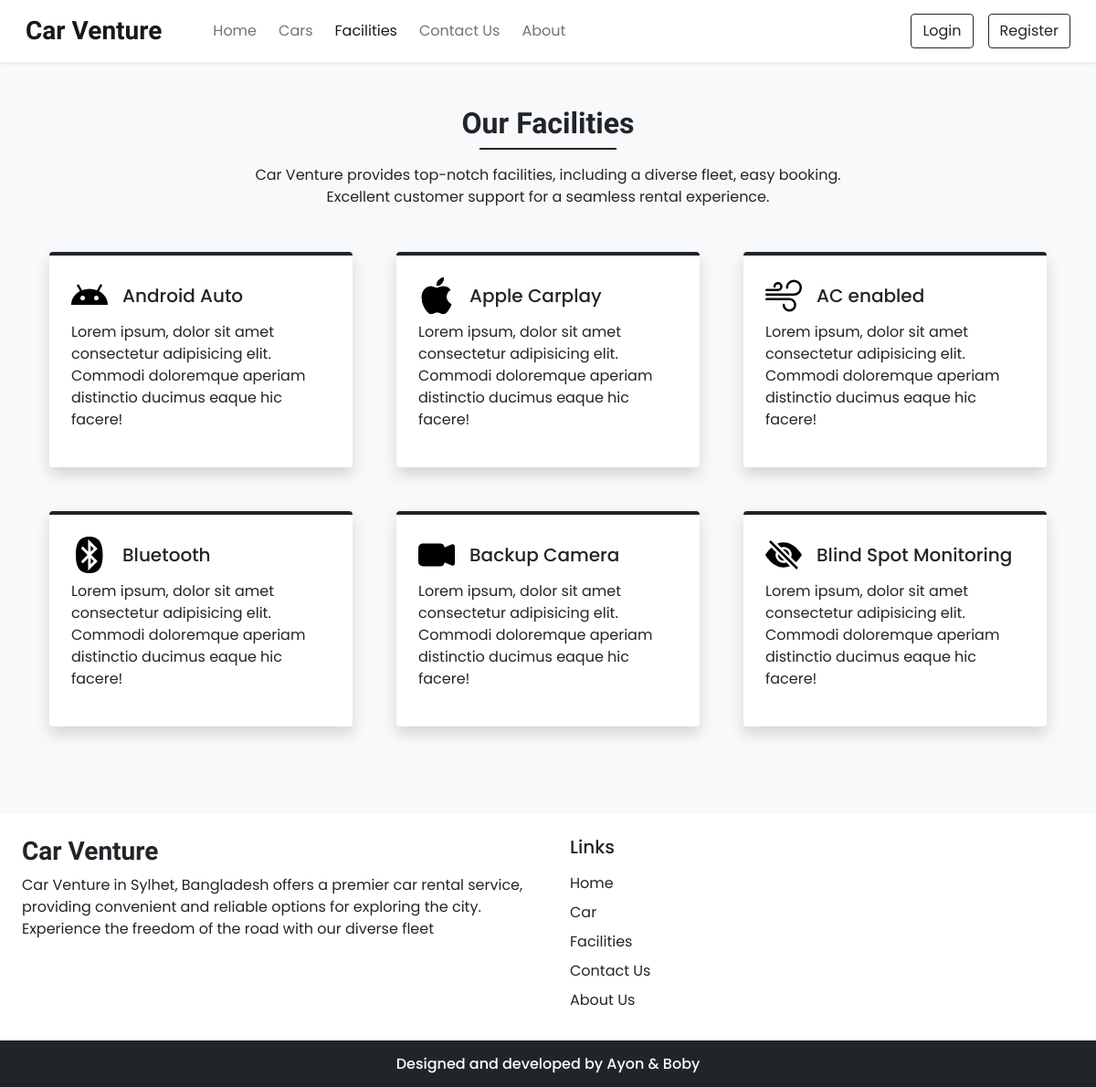
Screenshot of /facilities.php with the database file from the repository.
### tables this page shows
CREATE TABLE `settings` (
  `sr_no` int(11) NOT NULL,
  `site_title` varchar(50) NOT NULL,
  `site_about` varchar(250) NOT NULL,
  `shutdown` tinyint(1) NOT NULL
);

CREATE TABLE `facilities` (
  `id` int(11) NOT NULL,
  `icon` varchar(100) NOT NULL,
  `name` varchar(50) NOT NULL,
  `description` varchar(250) NOT NULL
);

### admin/inc/db_config.php (called while the page is built, shortened)
<?php
function selectAll($table){
  $con = $GLOBALS['con'];
  $res = mysqli_query($con,"SELECT * FROM $table");
  return $res;
}
function select($sql,$values,$datatypes){
    $con = $GLOBALS['con'];
    if($stmt = mysqli_prepare($con,$sql))
    {
        mysqli_stmt_bind_param($stmt,$datatypes,...$values);
        if(mysqli_stmt_execute($stmt)){
            $res= mysqli_stmt_get_result($stmt);
            return $res;
        }
        else{
            mysqli_stmt_close($stmt);
           die("Query cannot be executed -select");
        }
    }
    else{
        die("Query cannot be prepared -select");
    }
}
?>

### facilities.php (the view, shortened to what this page needs)
<!DOCTYPE html>
<html lang="en">
<head>
  <?php require ('inc/links.php') ?>
</head>
<body class="bg-light">
 <?php include "inc/header.php";?>
<div class="my-5 px-4">
  <h2 class="text-center fw-bold h-font">Our Facilities</h2>
  <div class="h-line bg-dark"></div>
  <p class="text-center mt-3">
  Car Venture provides top-notch facilities, including a diverse fleet, easy booking.<br>Excellent customer support for a seamless rental experience.
  </p>
</div>
<div class="container">
  <div class="row">
   <?php
   $res= selectAll('facilities');
   $path= FACILITIES_IMG_PATH;
   while($row = mysqli_fetch_assoc($res)){
     echo<<<data
     <div class="col-lg-4 col-md-6 mb-5 px-4">
      <div class="bg-white rounded shadow p-4 border-top border-4 border-dark pop">
        <div class="d-flex align-items-center mb-2">
         <img src="$path$row[icon]" width="40px">
         <h5 class="m-0 ms-3">$row[name]</h5>
        </div>
        <p>$row[description]</p>
      </div>
     </div>
     data;
   }
   ?>
  </div>
</div>
<?php include "inc/footer.php";?>
</body>
</html>

### inc/header.php (shortened to what this page needs)
<nav id="nav-bar" class="navbar navbar-expand-lg navbar-light bg-white px-lg-3 py-lg-2 shadow-sm sticky-top">
    <div class="container-fluid">
      <a class="navbar-brand me-5 fw-bold fs-3 h-font" href="index.php"><?php echo $settings_r['site_title']  ?></a>
      <div class="collapse navbar-collapse" id="navbarSupportedContent">
        <ul class="navbar-nav me-auto mb-2 mb-lg-0">
          <li class="nav-item">
            <a class="nav-link me-2" href="index.php">Home</a>
          </li>
          <li class="nav-item">
            <a class="nav-link me-2" href="cars.php">Cars</a>
          </li>
          <li class="nav-item">
            <a class="nav-link me-2" href="facilities.php">Facilities</a>
          </li>
          <li class="nav-item">
            <a class="nav-link me-2" href="contact.php">Contact Us</a>
          </li>
          <li class="nav-item">
            <a class="nav-link" href="about.php">About</a>
          </li>
        </ul>
        <div class="d-flex">
          <?php
            if(isset($_SESSION['login']) && $_SESSION['login']==true)
            {
               $path=USERS_IMG_PATH;
              echo<<<data
              <div class="btn-group">
               <button type="button" class="btn btn-outline-dark shadow-none dropdown-toggle" data-bs-toggle="dropdown" data-bs-display="static" aria-expanded="false">
                <img src="$path$_SESSION[uPic]" style="width:25px; height:25px; class="me-1 rounded-circle">
                $_SESSION[uName]
               </button>
               <ul class="dropdown-menu dropdown-menu-lg-end">
                <li><a class="dropdown-item" href="profile.php">Profile</a></li>
                <li><a class="dropdown-item" href="bookings.php">Bookings</a></li>
                <li><a class="dropdown-item" href="logout.php">Logout</a></li>
               </ul>
              </div>
              data;
            }
            else
            {
              echo<<<data
                <button type="button" class="btn btn-outline-dark shadow-none me-lg-3 me-2" data-bs-toggle="modal" data-bs-target="#loginModal">
                  Login
                </button>
                <button type="button" class="btn btn-outline-dark shadow-none" data-bs-toggle="modal" data-bs-target="#registerModal">
                 Register
                </button>
              data;
            }
          ?>
        </div>
      </div>
    </div>
</nav>

### inc/footer.php (shortened to what this page needs)
<div class="container-fluid bg-white mt-5">
    <div class="row">
        <div class="col-lg-6 p-4">
            <h3 class="h-font fw-bold fs-3 "><?php echo $settings_r['site_title']  ?></h3>
            <p><?php echo $settings_r['site_about']  ?></p>
        </div>
        <div class="col-lg-6 p-4">
            <h5 class="mb-3">Links</h5>
            <a href="index.php" class="d-inline-block mb-2 text-dark text-decoration-none">Home</a><br>
            <a href="cars.php" class="d-inline-block mb-2 text-dark text-decoration-none">Car</a><br>
            <a href="facilities.php" class="d-inline-block mb-2 text-dark text-decoration-none">Facilities</a><br>
            <a href="contact.php" class="d-inline-block mb-2 text-dark text-decoration-none">Contact Us</a><br>
            <a href="about.php" class="d-inline-block mb-2 text-dark text-decoration-none">About Us</a><br>
        </div>
    </div>
</div>
<h6 class="text-center bg-dark text-white p-3 m-0">Designed and developed by Ayon & Boby</h6>

### css/common.css (style rules this page uses)
:root { --teal: #2ec1ac ; --teal_hover: #279e8c; }
* { font-family: 'Poppins', sans-serif; }
.h-font { font-family: 'Merienda', cursive; }
.h-line { width: 150px; margin:0 auto; height: 1.7px; }

### rows the page displays
settings: site_title "Car Venture", site_about "Car Venture in Sylhet, Bangladesh offers a premier car rental service, providing convenient and reliable options for exploring the city. Experience the freedom of the road with our diverse fleet"
facilities: icon (picture), name "Android Auto", description "Lorem ipsum, dolor sit amet consectetur adipisicing elit. Commodi doloremque aperiam distinctio ducimus eaque hic facere!"
facilities: icon (picture), name "Apple Carplay", description "Lorem ipsum, dolor sit amet consectetur adipisicing elit. Commodi doloremque aperiam distinctio ducimus eaque hic facere!"
facilities: icon (picture), name "AC enabled", description "Lorem ipsum, dolor sit amet consectetur adipisicing elit. Commodi doloremque aperiam distinctio ducimus eaque hic facere!"
facilities: icon (picture), name "Bluetooth", description "Lorem ipsum, dolor sit amet consectetur adipisicing elit. Commodi doloremque aperiam distinctio ducimus eaque hic facere!"
facilities: icon (picture), name "Backup Camera", description "Lorem ipsum, dolor sit amet consectetur adipisicing elit. Commodi doloremque aperiam distinctio ducimus eaque hic facere!"
facilities: icon (picture), name "Blind Spot Monitoring", description "Lorem ipsum, dolor sit amet consectetur adipisicing elit. Commodi doloremque aperiam distinctio ducimus eaque hic facere!"
